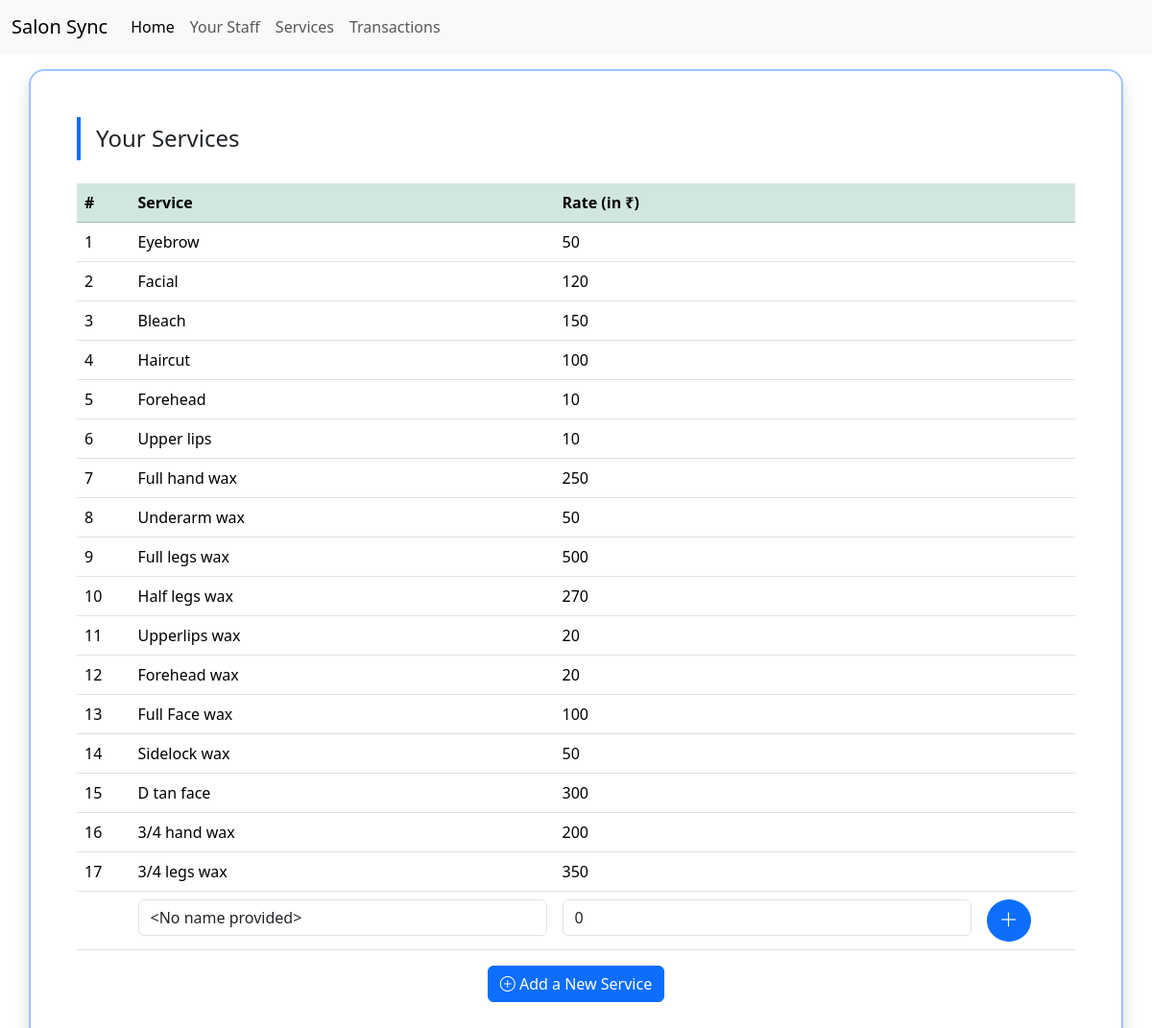
The page /service/list on the database its author committed.
### app/models.py (models this page shows, shortened)
class Service(models.Model):
    service_name = models.CharField("Service", max_length=255, default="<No name provided>")
    rate = models.IntegerField("Rate", default=0, blank=True, null=True)
    date_created = models.DateTimeField("Date Created", auto_now_add=True)

### app/views.py (the view)
# urls.py: path('service/list', ServiceListView.as_view(), name="service_list"),
class ServiceListView(ListView):
    model = Service
    form_class = ServiceForm
    template_name = 'service/service_list.html'
    context_object_name = 'services'
    def get(self, request):
        services = Service.objects.all()
        return render(request, self.template_name, {'services': services, 'form': self.form_class})

### app/templates/service/service_list.html (shortened to what this page needs)
{% extends 'base.html' %}
{% block main %}
    <div class="container-sm mt-5 p-5 border border-2 border-primary-subtle rounded-4 shadow d-flex flex-column justify-content-center align-items-center">
        <h2 class="h4 px-3 py-2 mb-4 form-header border-start border-4 border-primary align-self-start">Your Services</h2>
        <table class="table table-responsive table-hover" style="max-height: 50vh; overflow-y: auto;">
            <thead class="table-success">
                <th>#</th>
                <th>Service</th>
                <th>Rate (in ₹)</th>
                <th></th>
            </thead>
            <tbody>
                {% if services %}
                    {% for service in services %}
                    <tr>
                        <td>{{ service.id }}</td>
                        <td>{{ service.service_name }}</td>
                        <td>{{ service.rate }}</td>
                        <td></td>
                    </tr>
                    {% endfor %}
                {% else %}
                <tr>
                    <td colspan="4" class="text-center fst-italic">No services added yet</td>
                </tr>
                {% endif %}
                <tr>
                    <form action="{% url 'add_service' %}" method="POST">
                        <td></td>
                        <td>{{ form.service_name }}</td>
                        <td>
                            {{ form.rate }}
                        </td>
                        <td>
                            <button type="submit" class="btn btn-primary rounded-circle" data-bs-toggle="tooltip" data-bs-title="+ Add New Service">
                                <i class="bi bi-plus-lg fs-5"></i>
                            </button>
                        </td>
                    </form>
                </tr>
            </tbody>
        </table>
        <a href="{% url 'add_service' %}" class="d-flex justify-content-center btn btn-primary">
            <i class="bi bi-plus-circle"></i> &nbsp;Add a New Service
        </a>
    </div>
{% endblock main %}

### app/templates/base.html (shortened to what this page needs)
<!DOCTYPE html>
<html lang="en">
<head>
    <link href="https://cdn.jsdelivr.net/npm/bootstrap@5.3.3/dist/css/bootstrap.min.css" rel="stylesheet">
    <link rel="stylesheet" href="https://cdn.jsdelivr.net/npm/bootstrap-icons@1.11.3/font/bootstrap-icons.min.css">
</head>
<body>
    <nav class="navbar navbar-expand-lg bg-body-tertiary fixed-top">
        <div class="container-fluid">
            <a class="navbar-brand" href="{% url 'home' %}">Salon Sync</a>
            <div class="collapse navbar-collapse" id="navbarNavAltMarkup">
                <div class="navbar-nav">
                    <a class="nav-link active" aria-current="page" href="{% url 'home' %}">Home</a>
                    <a class="nav-link" href="{% url 'staff_list' %}">Your Staff</a>
                    <a class="nav-link" href="{% url 'service_list' %}">Services</a>
                    <a class="nav-link" href="{% url 'new_transaction' %}">Transactions</a>
                </div>
            </div>
        </div>
    </nav>
    <main class="pt-4">
        {% block main %}
        {% endblock main %}
    </main>
</body>
</html>

### rows shown on the page
Service: id "1", service_name "Eyebrow", rate "50"
Service: id "2", service_name "Facial", rate "120"
Service: id "3", service_name "Bleach", rate "150"
Service: id "4", service_name "Haircut", rate "100"
Service: id "5", service_name "Forehead", rate "10"
Service: id "6", service_name "Upper lips", rate "10"
Service: id "7", service_name "Full hand wax", rate "250"
Service: id "8", service_name "Underarm wax", rate "50"
Service: id "9", service_name "Full legs wax", rate "500"
Service: id "10", service_name "Half legs wax", rate "270"
Service: id "11", service_name "Upperlips wax", rate "20"
Service: id "12", service_name "Forehead wax", rate "20"
Service: id "13", service_name "Full Face wax", rate "100"
Service: id "14", service_name "Sidelock wax", rate "50"
Service: id "15", service_name "D tan face", rate "300"
Service: id "16", service_name "3/4 hand wax", rate "200"
Service: id "17", service_name "3/4 legs wax", rate "350"
